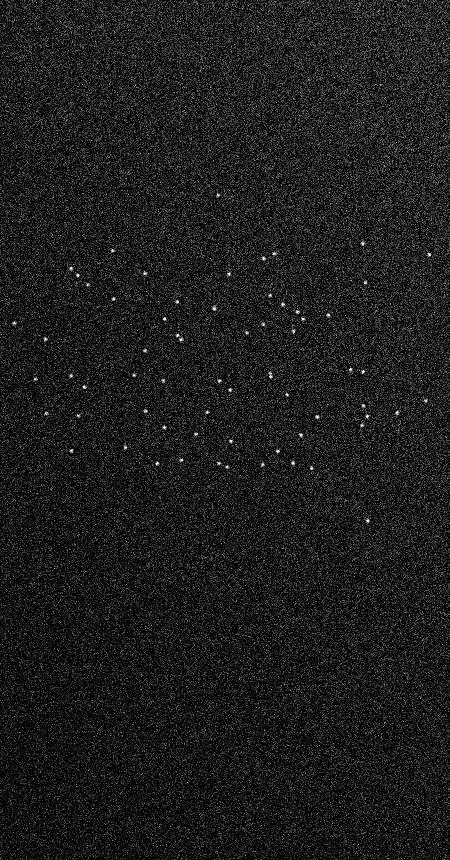
#> input picture HW3/PTV/a105.png, 450 x 860 px, given in place of a200.png, which was not available
$ python PTV_oneparticle.py
#> lines starting #> are read from the running program, lines starting #| are printed output that depends on the picture; after the words box and inside, x2 and y2 are one past the last pixel; in counts of white or black regions, pixels touching at a corner belong together; pictures that were not available may be replaced by others from this repository, and a replacement may not be noted
# -*- coding: utf-8 -*-
"""
Tracking back to front, because particles are well separated at the end
"""
import cv2 # you might need to install 'opencv-python' first
import numpy as np
import matplotlib.pyplot as plt
from tqdm import tqdm
from scipy.optimize import curve_fit

nN = 200

#camera A
xA = np.zeros(0)
zA = np.zeros(0)


#camera B
yB = np.zeros(0)
zB = np.zeros(0)


x3D = np.zeros(0)
y3D = np.zeros(0)
z3DA = np.zeros(0)
z3DB = np.zeros(0)

for i in tqdm(reversed(range(1, nN+1))):
    imgA = cv2.imread(f'PTV/a{i}.png')
#> imgA is the input picture: shape (860, 450, 3); min 0, max 255, mean 26.8
    imgB = cv2.imread(f'PTV/b{i}.png')
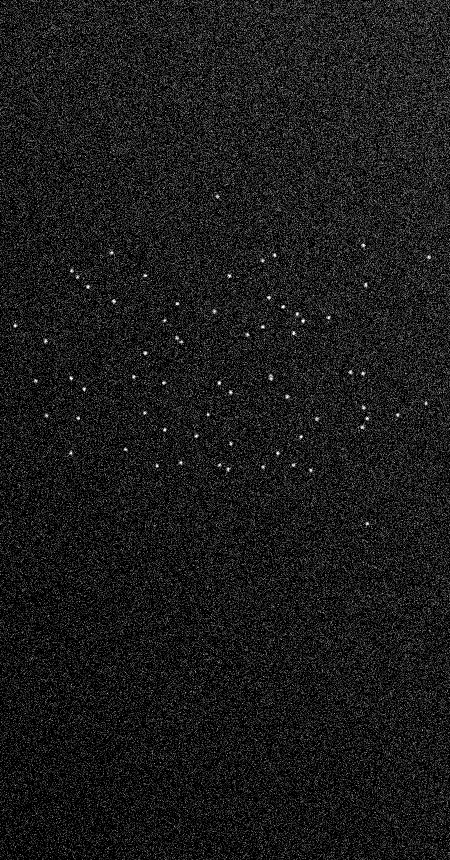
#> input picture HW3/PTV/a106.png, 450 x 860 px, given in place of b200.png, which was not available
#> imgB is the input picture: shape (860, 450, 3); min 0, max 255, mean 26.9

    grayA = cv2.cvtColor(imgA, cv2.COLOR_BGR2GRAY)
    grayB = cv2.cvtColor(imgB, cv2.COLOR_BGR2GRAY)

    # Otsu's thresholding after Gaussian filtering
    n = 3
    blurA = cv2.GaussianBlur(grayA,(n,n),0)
    blurB = cv2.GaussianBlur(grayB,(n,n),0)

    #threshold
    _,threshA = cv2.threshold(blurA, 130, 255, cv2.THRESH_BINARY)
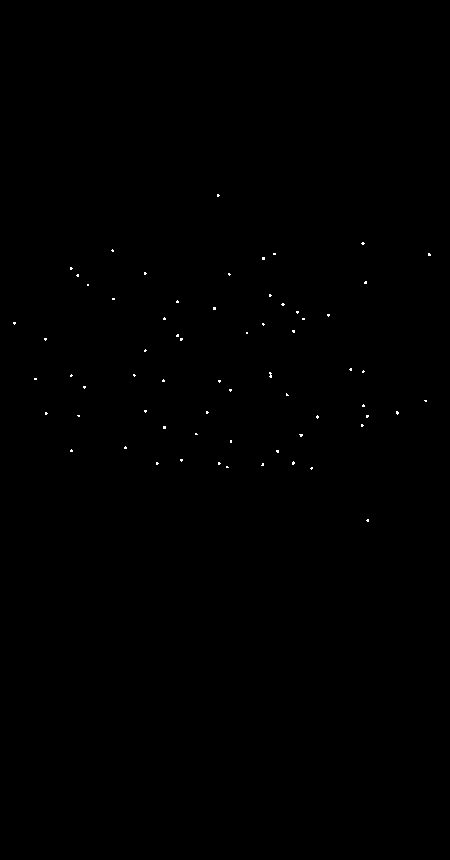
#> threshA: shape (860, 450); 0.12% white in thin lines or dots, all inside (x1, y1, x2, y2) = (13, 194, 431, 522)
    _,threshB = cv2.threshold(blurB, 130, 255, cv2.THRESH_BINARY)
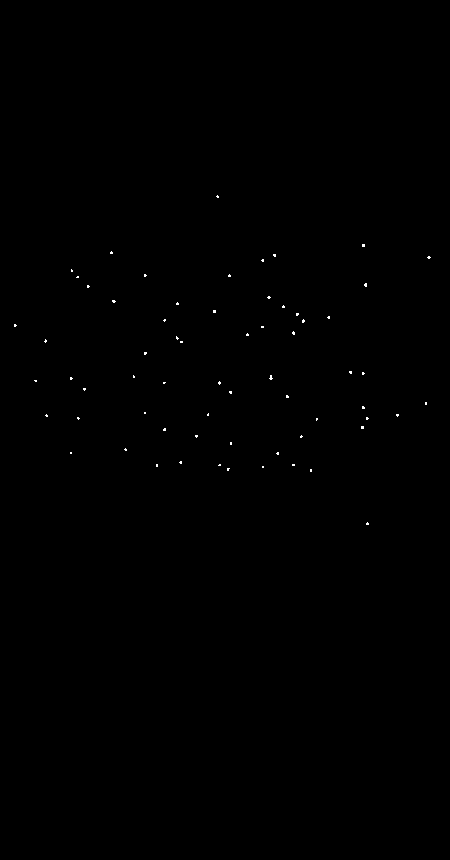
#> threshB: shape (860, 450); 0.12% white in thin lines or dots, all inside (x1, y1, x2, y2) = (14, 195, 431, 525)

    #find contours imgA
    contours, _ = cv2.findContours(threshA, cv2.RETR_TREE, cv2.CHAIN_APPROX_NONE)
#> contours = 65 contours, all with area under 20
    cv2.drawContours(imgA, contours, -1, (0,255,0), 1)
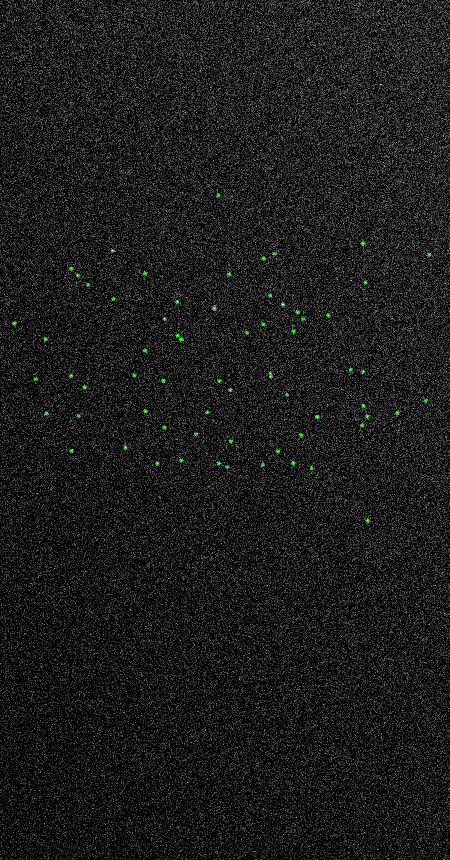
#> imgA: shape (860, 450, 3); 0.1% of pixels changed, all inside (x1, y1, x2, y2) = (13, 194, 431, 522)

    if i == 200:
        #take only first contour
        #find center of countour imgA
        for j in contours:
            M = cv2.moments(j)
            if M['m00'] != 0:
                #center point at the start
                x00 = M['m10']/M['m00']
                z00 = M['m01']/M['m00']
                cx = int(M['m10']/M['m00'])
                cz = int(M['m01']/M['m00'])
                break
#> this loop made 1 pass
#> (x00, z00, cx, cz) on pass 1: (367.2, 520, 367, 520)

        #find contours of imgB
        contours, _ = cv2.findContours(threshB, cv2.RETR_TREE, cv2.CHAIN_APPROX_NONE)

        for j in contours:
            M = cv2.moments(j)
            if M['m00'] != 0:
                yB = np.append(yB, M['m10']/M['m00'])
                zB = np.append(zB, M['m01']/M['m00'])
                cy = int(M['m10']/M['m00'])
                cz = int(M['m01']/M['m00'])
#> this loop made 65 passes
#> (j, yB, zB, cy, cz) on pass 4: ([[262, 466], [262, 467], [263, 467], [263, 466]], [367, 310.5, 227.7, 262.5], [523.2, 470, 468.9, 466.5], 262, 466)
#> (yB, zB, cy, cz) on passes 1, 2, 3, 5, 6, 7: ([367], [523.2], 367, 523), ([367, 310.5], [523.2, 470], 310, 470), ([367, 310.5, 227.7], [523.2, 470, 468.9], 227, 468), ([367, 310.5, 227.7, 262.5, 293], [523.2, 470, 468.9, 466.5, 464.5], 293, 464), ([367, 310.5, 227.7, 262.5, 293, 219.2], [523.2, 470, 468.9, 466.5, 464.5, 464.6], 219, 464), ([367, 310.5, 227.7, 262.5, 293, 219.2, 156.5], [523.2, 470, 468.9, 466.5, 464.5, 464.6, 465], 156, 465)
#> after the loop, yB = 65 values, max 428.5 at index 60, min 14.78 at index 43, mean 222.1; zB = 65 values, max 523.2 at index 0, min 196.1 at index 64, mean 366.8
        #find closest matching z-coordinate
        index = np.argmin(abs(zB - z00))
#> index = 0

        #find corresponding y-coordinate
        y00 = yB[index]
#> y00 = 367

        x3D = np.append(x3D, x00)
#> x3D = [367.2]
        y3D = np.append(y3D, y00)
#> y3D = [367]
        z3DA = np.append(z3DA, z00)
#> z3DA = [520]
        z3DB = np.append(z3DB, zB[index])
#> z3DB = [523.2]

    else:
        #find center of countour imgA
        k = 0
        for j in contours:
            M = cv2.moments(j)
            k = k + 1
            if M['m00'] != 0:
                xA = np.append(xA, M['m10']/M['m00'])
                zA = np.append(zA, M['m01']/M['m00'])
                cx = int(M['m10']/M['m00'])
                cz = int(M['m01']/M['m00'])
                # [6 lines of commented-out code are left out]
        contours, _ = cv2.findContours(threshB, cv2.RETR_TREE, cv2.CHAIN_APPROX_NONE)
        cv2.drawContours(imgB, contours, -1, (0,255,0), 1)

        for j in contours:
            M = cv2.moments(j)
            if M['m00'] != 0:
                yB = np.append(yB, M['m10']/M['m00'])
                zB = np.append(zB, M['m01']/M['m00'])
                cy = int(M['m10']/M['m00'])
                cz = int(M['m01']/M['m00'])

        #previous coordinates:
        xp = x3D[-1]
        yp = y3D[-1]
        zpA = z3DA[-1]
        zpB = z3DB[-1]

        index = np.argmin(abs(zA - zpA))
        z3DA = np.append(z3DA, zA[index])

        #index = np.argmin(abs(xA - xp))
        x3D = np.append(x3D, xA[index])

        index = np.argmin(abs(zB - zpB))
        z3DB = np.append(z3DB, zB[index])

        #index = np.argmin(abs(yB - yp))
        y3D = np.append(y3D, yB[index])


    #camera A
    xA = np.zeros(0)
    zA = np.zeros(0)


    #camera B
    yB = np.zeros(0)
    zB = np.zeros(0)

    cv2.circle(imgA, (int(x3D[-1]), int(z3DA[-1])), 4, (0, 250, 250), 1)
#> imgA: shape (860, 450, 3); 0.01% of pixels changed, all inside (x1, y1, x2, y2) = (363, 516, 372, 525)
    cv2.circle(imgB, (int(y3D[-1]), int(z3DB[-1])), 4, (0, 250, 250), 1)
#> imgB: shape (860, 450, 3); 0.01% of pixels changed, all inside (x1, y1, x2, y2) = (363, 519, 372, 528)
    cv2.line(imgB, (0, int(z3DB[-1])), (450, int(z3DB[-1])), (255, 250, 250), 1)
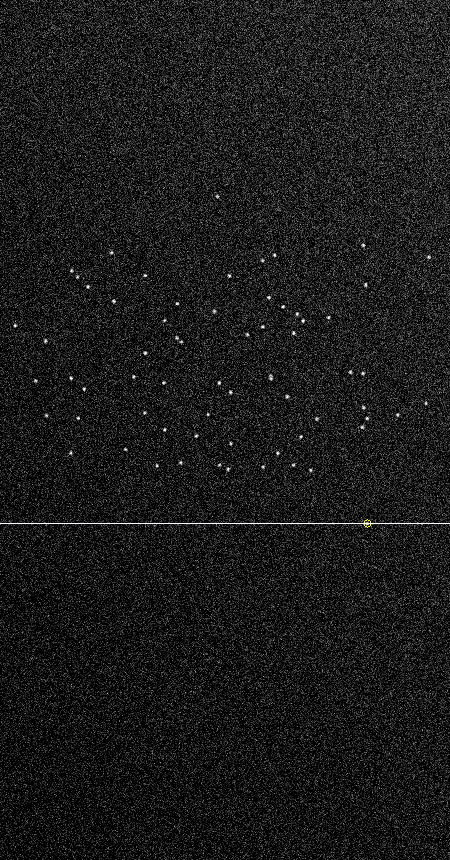
#> imgB: shape (860, 450, 3); mean B, G, R 27.2, 27.2, 27.2

    plt.figure(1); plt.clf()
    plt.imshow(imgA[int(z3DA[-1])-50:int(z3DA[-1])+50,:])
    plt.pause(0.01)
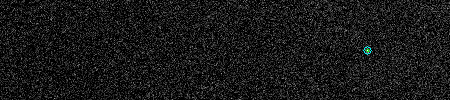
#> shown: shape (100, 450, 3); mean R, G, B 24.6, 24.7, 24.7

    plt.figure(2); plt.clf()
    plt.imshow(imgB[int(z3DA[-1])-50:int(z3DA[-1])+50,:])
    plt.pause(0.01)
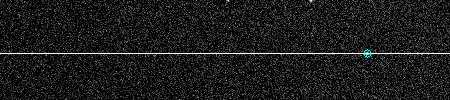
#> shown: shape (100, 450, 3); mean R, G, B 26.8, 26.9, 26.9
#> (the run stopped early here; a loop or call above may not have finished)
